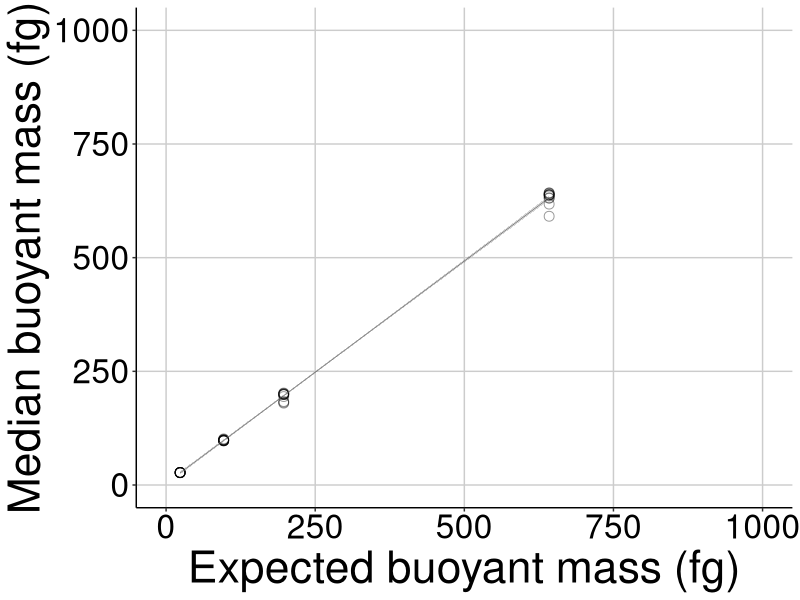
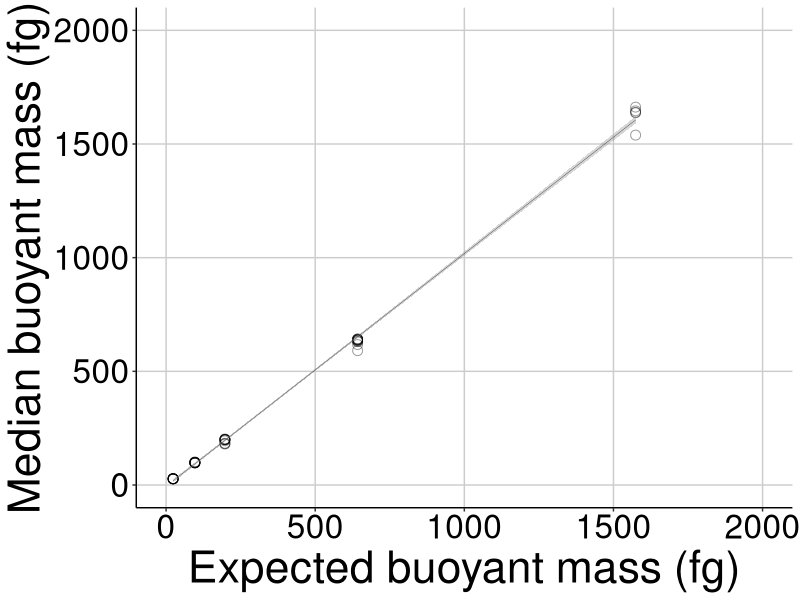

Write R code to recreate these figures, in order.
#load packages
require("ggplot2")
#
#load data
#set the path in the line below to wherever you store the data locally
data_4andless <- read.csv("SuppFig1ab_calibrationdata.csv", header = T)
#
#filter out data above 3um beads (642.19987 fg expected mass)
data_3andless <- subset(data_4andless, data_4andless$exp_mass < 643)
data_3andless
#
#
#STATS
#
#stats for Supp Fig 1A
lm1 <- lm(median_mass ~ exp_mass, data = data_3andless)
summary(lm1)
confint(lm1)
#
#stats for Supp Fig1B
lm2 <- lm(median_mass ~ exp_mass, data = data_4andless)
summary(lm2)
confint(lm2)
#
#
#PLOTS
#
SuppFig1A <- ggplot(data = data_3andless, aes(y = median_mass, x = exp_mass)) + geom_point(size = 3, shape = 21, alpha = 0.4) +geom_smooth(method = 'glm', se = T, linewidth = 0.1, colour = "black") +scale_y_continuous(limits = c(0,1000)) +scale_x_continuous(limits = c(0,1000)) + xlab('Expected buoyant mass (fg)') + ylab('Median buoyant mass (fg)') + theme(legend.position = "none", strip.background = element_blank(), strip.text = element_blank(), panel.background = element_blank(), panel.grid.major = element_line(colour = "gray80"), axis.line.x = element_line(colour = "black"), axis.line.y = element_line(colour = "black"), axis.text.y = element_text(size = 24, colour = "black"), axis.text.x = element_text(size = 24, colour = "black"), axis.title.y = element_text(size = 32, angle = 90), axis.title.x = element_text(size = 32))
SuppFig1A
#
#
SuppFig1B <- ggplot(data = data_4andless, aes(y = median_mass, x = exp_mass)) + geom_point(size = 3, shape = 21, alpha = 0.4) +geom_smooth(method = 'glm', se = T, linewidth = 0.1, colour = "black") +scale_y_continuous(limits = c(0,2000)) +scale_x_continuous(limits = c(0,2000)) + xlab('Expected buoyant mass (fg)') + ylab('Median buoyant mass (fg)') + theme(legend.position = "none", strip.background = element_blank(), strip.text = element_blank(), panel.background = element_blank(), panel.grid.major = element_line(colour = "gray80"), axis.line.x = element_line(colour = "black"), axis.line.y = element_line(colour = "black"), axis.text.y = element_text(size = 24, colour = "black"), axis.text.x = element_text(size = 24, colour = "black"), axis.title.y = element_text(size = 32, angle = 90), axis.title.x = element_text(size = 32))
SuppFig1B

